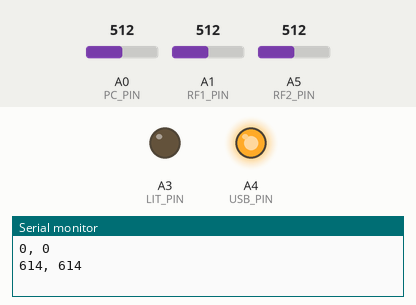
Bench run of a sketch on a simulated Teensy 4. Parts: output pins drawn as LEDs (lit = HIGH), the last lines printed to the serial monitor. The inputs (shaded band) are chosen by the test bench; at power-on: A0 (PC_PIN) = 512, A1 (RF1_PIN) = 512, A5 (RF2_PIN) = 512 (analog values on the 0–1023 scale).

Above: at 0.2 s.
At 6.3 s:
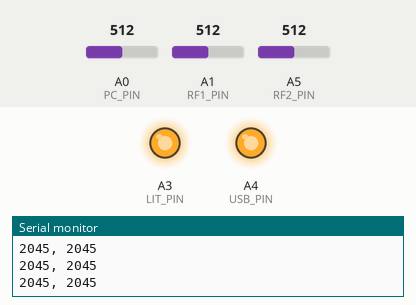
Timing chart, 0 to 7.8 s (numbered marks = the images above):
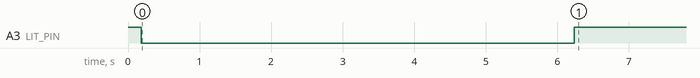

The sketch:

light_sensor.ino
```cpp
const int PC_PIN = A0;	// PhotoCell		AIN
const int RF1_PIN = A1;	// RangeFinder 1	AIN
const int RF2_PIN = A5; // RangeFinder 2	AIN
const int LIT_PIN = 17;	// Relay Enable 1	DOUT	Light	NO
const int USB_PIN = 18; // Relay Enable 2	DOUT	USB		NC

const int TIMEOUT_WHILE_DARK = 5 * 1000;
const int TIMEOUT_WHILE_LIGHT = 3 * 1000;
const int TIMOUT_MAX = TIMEOUT_WHILE_DARK > TIMEOUT_WHILE_LIGHT ? TIMEOUT_WHILE_DARK : TIMEOUT_WHILE_LIGHT;
const int BRIGHTNESS_THRESHOLD = 100;
const float BRIGHTNESS_SAMPLES = 12;
const int DISTANCE_SAMPLES = 4;
const int DISTANCE_SENSITIVITY = 90;

const int ANALOG_RES = 12;

elapsedMillis timer;

bool isMotionDetected();
bool isRoomDark();
void turnLightOn();
void turnLightOff();

bool isLightOn = false;
float avgBrightness = 0;
int avgDistance1 = 0;
int avgDistance2 = 0;


void setup()
{
	Serial.begin(115200);
	analogReadResolution(ANALOG_RES);
	//analogReadAveraging(8);

	pinMode(LIT_PIN, OUTPUT);
	pinMode(USB_PIN, OUTPUT);

	pinMode(PC_PIN, INPUT);
	pinMode(RF1_PIN, INPUT);
	pinMode(RF2_PIN, INPUT);


	digitalWrite(LIT_PIN, HIGH);
	digitalWrite(USB_PIN, HIGH);
}

void loop()
{
	// Serial.print("B: ");
	//Serial.print(avgBrightness);
	//Serial.print(", ");
	Serial.print(avgDistance1);
	Serial.print(", ");
	Serial.println(avgDistance2);
	//Serial.print(", T: ");
	//Serial.println(timer);

	bool isDark = isRoomDark();
	bool isMotion = isMotionDetected();
	isDark = true;


	if (isDark && isMotion)
	{
		// Reset the timer anytime motion is detected.
		timer = 0;

		turnLightOn();
	}

	if ((isDark && timer >= TIMEOUT_WHILE_DARK) || (!isDark && timer >= TIMEOUT_WHILE_LIGHT))
	{
		// Hold timer steady so it does not overflow.
		timer = TIMOUT_MAX;
		turnLightOff();
	}
}

bool isMotionDetected()
{
	// The voltage is not perfectly linear but close enough.
	// High voltage equates to short distance and vice versa but
	//  it does not matter since a |delta distance| will be used.
	int distance1 = 0;
	int distance2 = 0;
	const int samples = 15;

	int distances1[samples];
	int distances2[samples];

	int max1 = 0;
	int max2 = 0;

	int min1 = pow(2, ANALOG_RES);
	int min2 = pow(2, ANALOG_RES);


	for (size_t i = 0; i < samples; i++)
	{
		distances1[i] = analogRead(RF1_PIN);
		delay(6);

		distances2[i] = analogRead(RF2_PIN);
		delay(6);
	}

	sort(0, samples, distances1);
	sort(0, samples, distances2);
	distance1 = distances1[samples / 2];
	distance2 = distances2[samples / 2];


	//Serial.println(distance1);

	int deltaDist1 = avgDistance1;
	int deltaDist2 = avgDistance2;

	float smoothing = 0.7f;

	// Keep a moving average of the distances.
	avgDistance1 = avgDistance1 * smoothing + (1 - smoothing) * distance1;
	avgDistance2 = avgDistance2 * smoothing + (1 - smoothing) * distance2;
	//Serial.println(avgDistance1);

	deltaDist1 -= avgDistance1;
	deltaDist2 -= avgDistance2;

	return abs(deltaDist1) > DISTANCE_SENSITIVITY || abs(deltaDist2) > DISTANCE_SENSITIVITY;
}

bool isRoomDark()
{
	int brightness = analogRead(PC_PIN);

	// Keep a moving average of the the room brightness.
	avgBrightness -= avgBrightness / BRIGHTNESS_SAMPLES;
	avgBrightness += brightness / BRIGHTNESS_SAMPLES;

	// If the average brightness is below the threshold needed to be considered dark.
	return avgBrightness < BRIGHTNESS_THRESHOLD;
}

void turnLightOn()
{
	// If the light is off turn it on.
	if (!isLightOn)
	{
		isLightOn = true;
		digitalWrite(LIT_PIN, LOW);
	}
}

void turnLightOff()
{
	// If the light is on turn it off.
	if (isLightOn)
	{
		isLightOn = false;
		digitalWrite(LIT_PIN, HIGH);
		for (size_t i = 0; i < 50; i++)
		{
			isMotionDetected();
		}
	}
}

void sort(unsigned a, unsigned b, int arr[])
{
	for (size_t i = a + 1; i < b; i++)
	{
		int val = arr[i];

		for (size_t j = i - 1; j >= a; j--)
		{
			if (arr[j] <= val)
			{
				arr[j + 1] = val;
				break;
			}

			arr[j + 1] = arr[j];
		}
	}
}
```

Measured:
- by itself, A3 (LIT_PIN): HIGH → LOW at 0.18 s, → HIGH 6.1 s later
